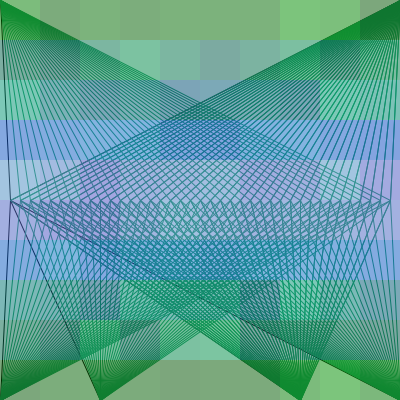
Frame 1 (no input)
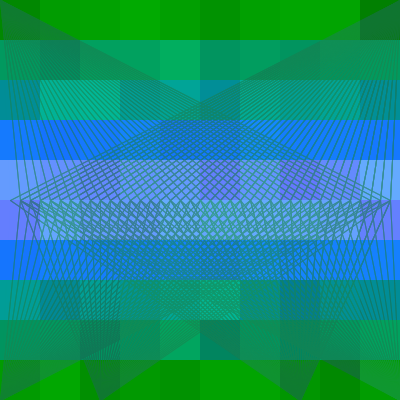
Frame 60 (the mouse pressed at the canvas centre just before this capture)
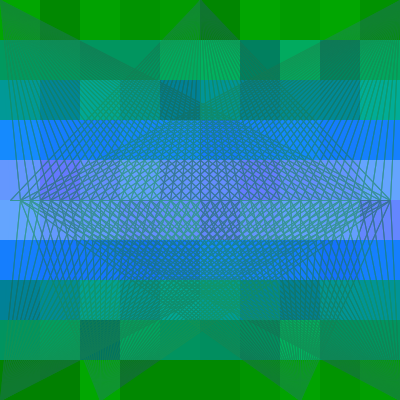
Frame 120 (the mouse held since frame 60 and released just before this capture)

The Processing sketch that drew these frames (run headless with seeded random() and noise(); from frame 60 on, the mouse is pressed at the canvas centre):

// Processing sketch: processing_72600
// ── processing_72600.pde


void setup() {
  size(400, 400);

}

void draw() {
  fill(255);
  smooth();
  for (int i =10;i<width; i+=10) {
    line(0, 0, i, 200);
    line(width, height, i, 200);
    //  stroke(100,100,100);
    line(width, 0, i, 200);
    line(0, height, i, 200);
    line(100, height, i, 200);
    line(300, height, i, 200);
    stroke(25, 124, 79);
    line(-mouseX+width, 0, i, 200);
    line(300, -mouseY+width, i, 200);
  };
  noStroke();
  for (int i =0;i<width; i+=40) {
    fill(0, random(100, 200), 0, 100); 
    rect(i, 0, 40, 40);
    fill(0, random(100, 200), 95, 100); 
    rect(i, 40, 40, 40);
    fill(0, random(100, 200), 150, 100); 
    rect(i, 80, 40, 40);
    fill(20, random(100, 150), 255, 100); 
    rect(i, 120, 40, 40);
    fill(100, random(100, 200), 255, 100); 
    rect(i, 160, 40, 40);
    fill(100, random(100, 200), 255,100);
    rect(i, 200, 40, 40);
    fill(20, random(100, 150), 255, 100); 
    rect(i, 240, 40, 40);
    fill(0, random(100, 200), 150, 100); 
    rect(i, 280, 40, 40);
    fill(0, random(100, 200), 95, 100); 
    rect(i, 320, 40, 40);
    fill(0, random(100, 200), 0, 100); 
    rect(i, 360, 40, 40);
  };


  ////for(int counter = 0; counter<10; counter +=1){
  //for (int counter = 20; counter<width; counter +=50) {
  //  //Draw Stuff
  //  println(counter); 
  //  fill(155, 20, 178);
  //  //  rect(random(width),random(height), 20,20);
  //  rect(counter, 200, 20, 20);
  //};
}
